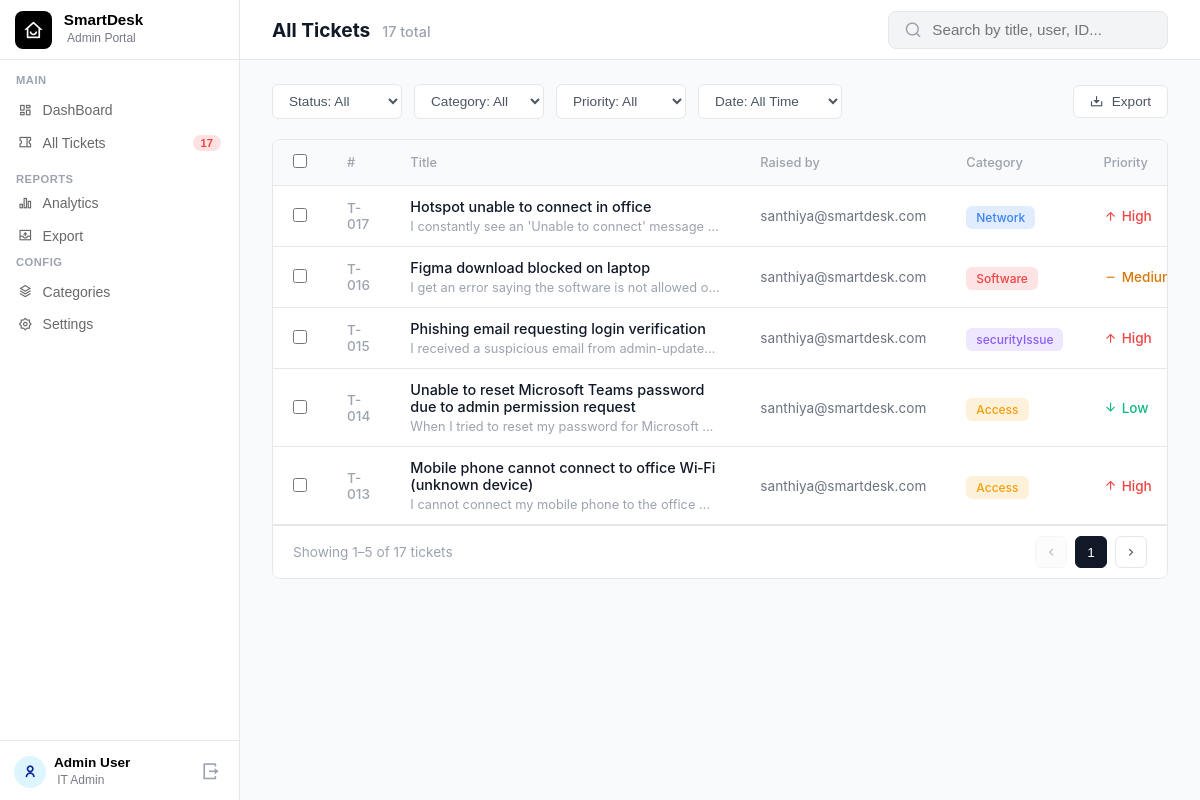
Screenshot of /mytickeadminside (signed in) with the database file from the repository.
### main.py (models this page shows)
class Ticket(db.Model):
    id = db.Column(db.Integer, primary_key=True)
    email = db.Column(db.String(100), nullable=False)
    title = db.Column(db.String(200), nullable=False)
    description = db.Column(db.Text, nullable=False)
    category = db.Column(db.String(50), nullable=False)
    priority = db.Column(db.String(20), nullable=False)
    status = db.Column(db.String(20), nullable=False, default='Open')
    created_at = db.Column(db.DateTime, default=datetime.now)
    proceeding_started = db.Column(db.DateTime, nullable=True)
    resolved_at = db.Column(db.DateTime, nullable=True)
    session_id = db.Column(db.String(100), nullable=True)

### main.py (the view, shortened to what this page needs)
@app.route('/mytickeadminside')
def myticketadminside():
    if session.get('role') != 'admin':
        return redirect(url_for('admin_login'))
    status_filter = request.args.get('status', 'All')
    category_filter = request.args.get('category', 'All')
    priority_filter = request.args.get('priority', 'All')
    date_filter = request.args.get('date', 'All')
    query = Ticket.query
    if status_filter != 'All':
        query = query.filter(Ticket.status == status_filter)
    if category_filter != 'All':
        query = query.filter(Ticket.category == category_filter)
    if priority_filter != 'All':
        query = query.filter(Ticket.priority == priority_filter)
    db_categories = Category.query.all()
    category_colors = {cat.name.lower(): cat.color for cat in db_categories}
    filtered_tickets = query.order_by(Ticket.created_at.desc()).all()
    total_tickets = Ticket.query.count()
    return render_template(
        'MyTicketAdminSide.html',
        tickets=filtered_tickets,
        total=total_tickets,
        db_categories=db_categories,
        category_colors=category_colors
    )

### templates/MyTicketAdminSide.html (shortened to what this page needs)
{% extends "AdminSideMacron.html" %}
{% block extra_css %}
    <link rel="stylesheet" href="{{ url_for('static', filename='css/MyTicketAdminSide.css') }}">
{% endblock %}
{% block content %}
<div class="dashboard-wrapper">
    <div class="dash-header">
        <div class="dash-title">
            <h2>All Tickets</h2>
            <span class="subtitle">{{ tickets | length }} total</span>
        </div>
        <div class="dash-actions">
            <div class="search-bar">
                <i class="ri-search-line"></i>
                <input type="text" placeholder="Search by title, user, ID...">
            </div>
        </div>
    </div>
    <div class="main-content-container">
        <div class="table-actions-row">
            <div class="filter-section">
                <div class="filter-group">
                    <select id="status-filter" name="status">
                        <option value="All" {% if request.args.get('status') == 'All' or not request.args.get('status') %}selected{% endif %}>Status: All</option>
                    </select>
                </div>
                <div class="filter-group">
                    <select id="category-filter" name="category">
                        <option value="All" {% if request.args.get('category') == 'All' or not request.args.get('category') %}selected{% endif %}>Category: All</option>
                    </select>
                </div>
                <div class="filter-group">
                    <select id="priority-filter" name="priority">
                        <option value="All" {% if request.args.get('priority') == 'All' or not request.args.get('priority') %}selected{% endif %}>Priority: All</option>
                    </select>
                </div>
                <div class="filter-group">
                    <select id="date-filter" name="date">
                        <option value="All" {% if request.args.get('date') == 'All' or not request.args.get('date') %}selected{% endif %}>Date: All Time</option>
                    </select>
                </div>
            </div>
            <div class="action-buttons">
                <button type="button" class="btn-secondary" onclick="window.location.href='{{ url_for('admin_export') }}'">
                    <i class="ri-download-2-line"></i> Export
                </button>
            </div>
        </div>
        <div class="table-container">
            <table class="emp-ticket-table">
                <thead>
                    <tr>
                        <th width="3%"><input type="checkbox" id="selectAll"></th>
                        <th width="8%">#</th>
                        <th width="32%">Title</th>
                        <th width="17%">Raised by</th>
                        <th width="10%">Category</th>
                        <th width="10%">Priority</th>
                    </tr>
                </thead>
                <tbody class="table-body">
                    {% for ticket in tickets %}
                    <tr class="ticket-row"
                        data-status="{{ ticket.status }}"
                        data-category="{{ ticket.category }}"
                        data-priority="{{ ticket.priority }}"
                        data-date="{{ ticket.created_at.isoformat() if ticket.created_at else '' }}">
                        <td><input type="checkbox" class="ticket-checkbox"></td>
                        <td class="t-id">T-{{ "%03d" | format(ticket.id) }}</td>
                        <td class="t-title-col">
                            <div class="t-title">{{ ticket.title }}</div>
                            <div class="t-desc">{{ ticket.description }}</div>
                        </td>
                        <td class="t-email">{{ ticket.email }}</td>
                        <td>
                            {% set cat_key = ticket.category|lower %}
                            {% set cat_color = category_colors.get(cat_key, '#4b5563') %}
                            <span class="cat-badge" style="color: {{ cat_color }}; background-color: {{ cat_color }}26;">
                                {{ ticket.category }}
                            </span>
                        </td>
                        <td>
                            {% if ticket.priority|lower == 'high' %}
                                <span class="priority p-high"><i class="ri-arrow-up-line"></i> High</span>
                            {% elif ticket.priority|lower == 'medium' %}
                                <span class="priority p-med"><i class="ri-subtract-line"></i> Medium</span>
                            {% else %}
                                <span class="priority p-low"><i class="ri-arrow-down-line"></i> Low</span>
                            {% endif %}
                        </td>
                    </tr>
                    {% endfor %}
                </tbody>
            </table>
            <div class="pagination-footer">
                <span class="page-info" id="pagination-info">Showing tickets</span>
                <div class="page-controls">
                    <button class="page-btn" id="prev-btn" onclick="changePage(-1)"><i class="ri-arrow-left-s-line"></i></button>
                    <button class="page-btn active" id="current-page-btn">1</button>
                    <button class="page-btn" id="next-btn" onclick="changePage(1)"><i class="ri-arrow-right-s-line"></i></button>
                </div>
            </div>
        </div>
    </div>
</div>
{% endblock %}

### static/css/AdminSideMacron.css (style rules this page uses)
body { margin: 0; font-family: 'Inter', system-ui, -apple-system, BlinkMacSystemFont, "Segoe UI", Roboto, sans-serif; }

### static/css/MyTicketAdminSide.css (style rules this page uses)
* { box-sizing: border-box; margin: 0; padding: 0; }
.dashboard-wrapper { background-color: #f9fafb; min-height: 100vh; font-family: 'Inter', system-ui, -apple-system, BlinkMacSystemFont, "Segoe UI", Roboto, sans-serif; color: #000000; width: 100%; }
.dash-header { display: flex; justify-content: space-between; align-items: center; background-color: white; padding: 7px 32px; border-bottom: 1px solid #e5e7eb; height: 60px; flex-shrink: 0; }
.dash-title { display: flex; flex-direction: row; align-items: baseline; gap: 12px; }
.dash-title h2 { margin: 0px; font-size: 1.2rem; font-weight: 650; color: #111827; }
.subtitle { font-size: 0.9rem; color: #9ca3af; font-weight: 500; }
.dash-actions { display: flex; flex-direction: row; gap: 15px; }
.search-bar { display: flex; flex-direction: row; align-items: center; background: #f3f4f6; border: 1px solid #e5e7eb; border-radius: 8px; padding: 8px 15px; width: 280px; }
.search-bar i { color: #9ca3af; margin-right: 10px; font-size: 1.1rem; }
.search-bar input { background: transparent; border: none; outline: none; width: 100%; font-size: 0.95rem; color: #4b5563; }
.main-content-container { padding: 24px 32px; }
.table-actions-row { display: flex; justify-content: space-between; align-items: center; margin-bottom: 20px; }
.filter-section { display: flex; gap: 12px; }
.filter-group select { padding: 8px 12px; border-radius: 6px; border: 1px solid #e5e7eb; background-color: white; color: #4b5563; font-size: 0.85rem; outline: none; cursor: pointer; min-width: 130px; }
.action-buttons { display: flex; gap: 10px; }
.btn-secondary { background-color: white; color: #4b5563; border: 1px solid #e5e7eb; border-radius: 6px; padding: 8px 16px; font-size: 0.85rem; font-weight: 500; cursor: pointer; display: flex; align-items: center; gap: 8px; transition: all 0.2s; }
.table-container { background-color: rgb(255, 255, 255); border: 1px solid #e5e7eb; border-radius: 8px; display: flex; flex-direction: column; overflow: hidden; }
.emp-ticket-table { width: 100%; border-collapse: collapse; text-align: left; }
.emp-ticket-table th { padding: 14px 20px; font-size: 0.8rem; color: #9ca3af; font-weight: 500; border-bottom: 1px solid #e5e7eb; background-color: #f9fafb; }
.emp-ticket-table td { padding: 12px 20px; border-bottom: 1px solid #e5e7eb; vertical-align: middle; }
.emp-ticket-table input[type="checkbox"] { cursor: pointer; width: 14px; height: 14px; }
.t-id { color: #9ca3af; font-size: 0.85rem; font-weight: 500; }
.t-title-col { max-width: 350px; }
.t-title { color: #111827; font-weight: 500; font-size: 0.9rem; margin-bottom: 4px; }
.t-desc { color: #9ca3af; font-size: 0.8rem; white-space: nowrap; overflow: hidden; text-overflow: ellipsis; }
.t-email { color: #6b7280; font-size: 0.85rem; }
.priority { display: flex; align-items: center; gap: 4px; font-size: 0.85rem; font-weight: 500; }
.p-high { color: #ef4444; }
.p-med { color: #d97706; }
.p-low { color: #10b981; }
.cat-badge { padding: 4px 10px; border-radius: 6px; font-size: 0.75rem; font-weight: 500; white-space: nowrap; }
.pagination-footer { display: flex; justify-content: space-between; align-items: center; padding: 10px 20px; border-top: 1px solid #e5e7eb; background-color: white; }
.page-info { font-size: 0.85rem; color: #9ca3af; }
.page-controls { display: flex; gap: 8px; }
.page-btn { background-color: white; border: 1px solid #e5e7eb; color: #4b5563; width: 32px; height: 32px; border-radius: 6px; cursor: pointer; font-size: 0.85rem; font-weight: 500; display: flex; align-items: center; justify-content: center; transition: all 0.2s; }
.page-btn.active { background-color: #111827; color: white; border-color: #111827; }
.page-btn:disabled { opacity: 0.4; cursor: not-allowed; background-color: #f9fafb; }

### rows the page displays
Ticket: id "017", title "Hotspot unable to connect in office", description "I constantly see an 'Unable to connect' message…", email "santhiya@smartdesk.com", category "Network", priority "High" (drawn)
Ticket: id "016", title "Figma download blocked on laptop", description "I get an error saying the software is not allowed o…", email "santhiya@smartdesk.com", category "Software", priority "Medium" (drawn)
Ticket: id "015", title "Phishing email requesting login verification", description "I received a suspicious email from admin-update…", email "santhiya@smartdesk.com", category "securityIssue", priority "High" (drawn)
Ticket: id "014", title "Unable to reset Microsoft Teams password due to admin permission request", description "When I tried to reset my password for Microsoft…", email "santhiya@smartdesk.com", category "Access", priority "Low" (drawn)
Ticket: id "013", title "Mobile phone cannot connect to office Wi‑Fi (unknown device)", description "I cannot connect my mobile phone to the office…", email "santhiya@smartdesk.com", category "Access", priority "High" (drawn)

### other values shown
{{ total }} "17"
{{ tickets | length }} "17"
